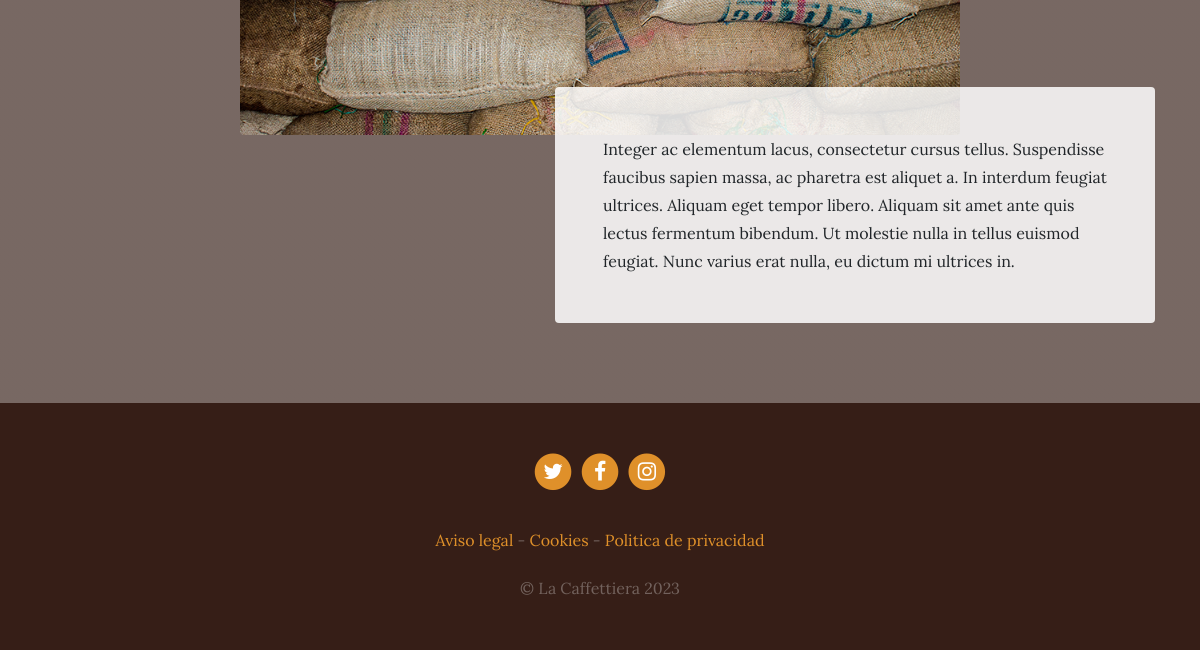
/services/ (lower part), run on an earlier commit of the app's database.
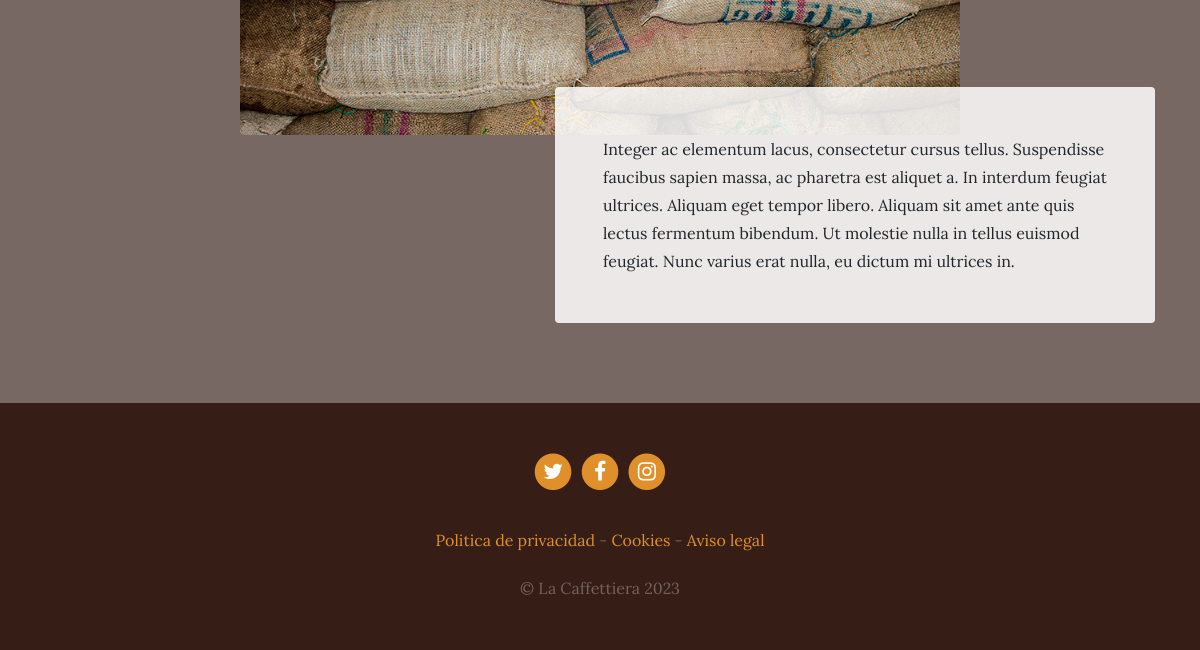
And on a later commit of the database.
### services/models.py (models this page shows, shortened)
class Service(models.Model):
    title = models.CharField(max_length=200, verbose_name="Título")
    subtitle = models.CharField(max_length=200, verbose_name="Subtítulo")
    content = models.TextField(verbose_name="Contenido")
    image = models.ImageField(verbose_name="Imagen", upload_to="services")
    created = models.DateTimeField(auto_now_add=True, verbose_name="Fecha de Creación")
    updated = models.DateTimeField(auto_now=True, verbose_name="Fecha de Edición")
    class Meta:
        verbose_name = "servicio"#Cambia los nombres en el admina español
        verbose_name_plural = "servicios"
        ordering = ["-created"]#Se ordenan los proyectos de los ultimos subidos

### pages/models.py (models this page shows, shortened)
class Page(models.Model):
    title = models.CharField(verbose_name="Título", max_length=200)
    content = RichTextField(verbose_name="Contenido")
    order = models.SmallIntegerField(verbose_name="Orden", default=0)
    created = models.DateTimeField(auto_now_add=True, verbose_name="Fecha de Creación")
    updated = models.DateTimeField(auto_now=True, verbose_name="Fecha de Edición")
    class Meta:
        verbose_name = "pagina"#Cambia los nombres en el admina español
        verbose_name_plural = "paginas"
        ordering = ['order', 'title']#Se ordenan los proyectos de los ultimos subidos

### services/views.py (the view)
# urls.py: path('', views.services, name="services")
def services(request):
    services = Service.objects.all()
    return render(request, "services/services.html", { 'services': services })

### pages/templatetags/pages_extras.py (called while the page is built)
@register.simple_tag
def get_page_list():
    pages = Page.objects.all()
    return pages

### social/processors.py (called while the page is built)
def ctx_dict(request):
    ctx = {}
    links = Link.objects.all()
    for link in links:
        ctx[link.key] = link.url
    return ctx

### services/templates/services/services.html (shortened to what this page needs)
{% extends 'core/base.html' %}
{% load static %}
{% block content %}
{% for service in services reversed %}
    <section class="page-section">
      <div class="container">
        <div class="product-item">
          <img class="product-item-img mx-auto d-flex rounded img-fluid mb-3 mb-lg-0" src="{{service.image.url}}" alt="">
          <div class="product-item-description d-flex ml-auto">
            <div class="bg-faded p-5 rounded">
              <p class="mb-0">{{service.content}}</p>
            </div>
          </div>
        </div>
      </div>
    </section>
{% endfor %}
{% endblock %}

### core/templates/core/base.html (shortened to what this page needs)
<!DOCTYPE html>
<html lang="es">
  <head>
    {% load static %}
    <link href="{% static 'core/vendor/bootstrap/css/bootstrap.min.css' %}" rel="stylesheet">
    <link href="{% static 'core/vendor/font-awesome/css/font-awesome.min.css' %}" rel="stylesheet" type="text/css">
    <link href="{% static 'core/css/business-casual.css' %}" rel="stylesheet">
  </head>
  <body>
    {% block content %}
    {% endblock %}
    <footer class="footer text-faded text-center py-5">
      <div class="container">
       {% if LINK_TWITTER %}
        <p class="m-0">
	        <a href="{{ LINK_TWITTER }}" class="link">
	          <span class="fa-stack fa-lg">
	            <i class="fa fa-circle fa-stack-2x"></i>
	            <i class="fa fa-twitter fa-stack-1x fa-inverse"></i>
	          </span>
	        </a>
          {% endif %}
          {% if LINK_FACEBOOK %}
	        <a href="{{ LINK_FACEBOOK }}" class="link">
	          <span class="fa-stack fa-lg">
	            <i class="fa fa-circle fa-stack-2x"></i>
	            <i class="fa fa-facebook fa-stack-1x fa-inverse"></i>
	          </span>
	        </a>
          {% endif %}
          {% if LINK_INSTAGRAM %}
	        <a href="{{ LINK_INSTAGRAM }}" class="link">
	          <span class="fa-stack fa-lg">
	            <i class="fa fa-circle fa-stack-2x"></i>
	            <i class="fa fa-instagram fa-stack-1x fa-inverse"></i>
	          </span>
	        </a>
          {% endif %}
	    </p>
        <p class="m-0 mbt">
          {% load pages_extras %}
          {% get_page_list as page_list %}
          {% for page in page_list %}
            <a href="{% url 'page' page.id page.title|slugify  %}" class="link">{{ page.title }}</a> {% if not forloop.last %}-{% endif %}
          {% endfor %}
		    </p>
        <p class="m-0 mbt1">&copy; La Caffettiera 2023</p>
      </div>
	</footer>
  </body>
</html>

### core/static/core/css/business-casual.css (style rules this page uses)
body { font-family: 'Lora'; background: linear-gradient(rgba(47, 23, 15, 0.65), rgba(47, 23, 15, 0.65)), url("../img/bg.jpg"); background-attachment: fixed; background-position: center; background-size: cover; }
p { line-height: 1.75; }
.text-faded { color: rgba(255, 255, 255, 0.3); }
.page-section { margin-top: 5rem; margin-bottom: 5rem; }
.bg-faded { background-color: rgba(255, 255, 255, 0.85); }
@media (min-width: 992px) { .product-item .product-item-img { position: relative; z-index: 0; max-width: 60vw; } }
@media (min-width: 992px) { .product-item .product-item-description { position: relative; z-index: 1; margin-top: -3rem; max-width: 50vw; } }
.footer { background-color: rgba(47, 23, 15, 0.9); }
.mbt { padding-top: 2rem; }
.mbt1 { padding-top: 1.25rem; }
a.link { color: #df902a; }

What changed in the data, as far as the page shows it:
shown differently, row unchanged: Page "Politica de privacidad": now shows "-"; moves up the list
changed Page "Cookies": moves down the list
changed Page "Aviso legal": no longer shows "-"
